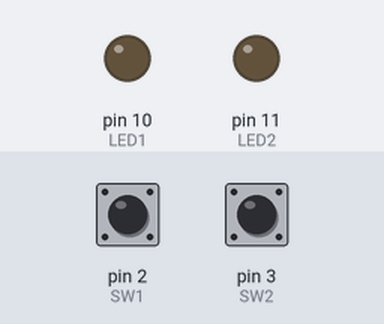
Recording of a sketch running on a simulated Arduino Uno, built with avr-gcc and run on an emulated ATmega328P. Parts: output pins drawn as LEDs (lit = HIGH). Dashed ring = blinking. The inputs (shaded band) are chosen by the test bench; at power-on: pin 2 (SW1) HIGH, pin 3 (SW2) HIGH.

Above: at 1.2 s.
1.3 s: pin 2 (SW1) pulled LOW for 0.15 s
At 1.65 s:
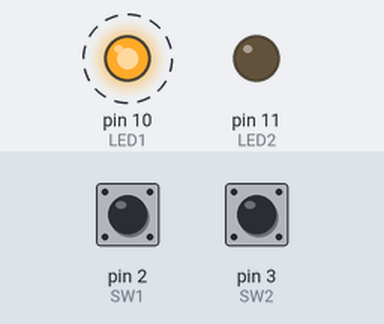
4.4 s: pin 3 (SW2) pulled LOW for 0.15 s
At 5.25 s:
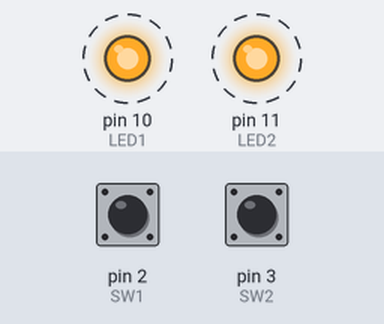
7.5 s: pin 3 (SW2) pulled LOW for 1 s
At 8.05 s:
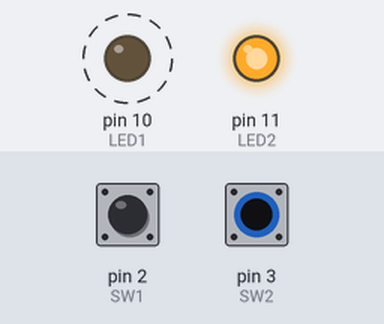
10.5 s: pin 3 (SW2) pulled LOW for 3.2 s
At 14.25 s:
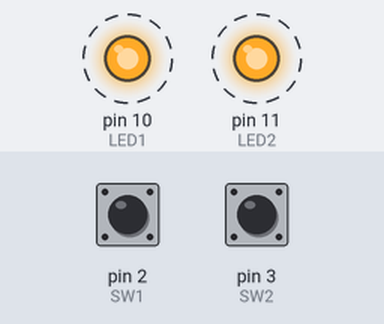
Timing chart, 0 to 16.2 s (numbered marks = the images above; inputs shaded):
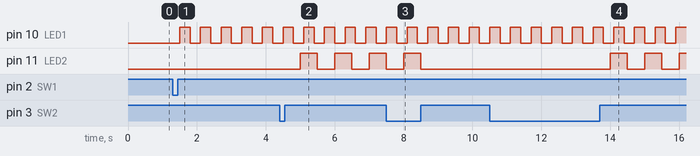

The sketch:

16_LED_SW_blink.ino
```cpp
const int SW1 = 2, SW2 = 3;
const int LED1 = 10, LED2 = 11;
int flag_led1 = 0, flag_led2 = 0;   // 0:OFF, 1:ON

unsigned long t1_prev = 0;
const unsigned long t1_delay = 300;

unsigned long t2_prev = 0;
const unsigned long t2_delay = 500;

// 사용자 함수
void sw1_Pressed(){
  // LED에 상태값 변경
  if(flag_led1 == 0){
    // 점멸
    flag_led1 = 1;
  }
  else{
    // OFF
    flag_led1 = 0;
  }
}

void sw2_Pressed(){
  // LED에 상태값 변경
  if(flag_led2 == 0){
    // 점멸
    flag_led2 = 1;
  }
  else{
    // OFF
    flag_led2 = 0;
  }
}

void setup() {
  // put your setup code here, to run once:
  Serial.begin(115200);
  pinMode(LED1, OUTPUT);
  pinMode(LED2, OUTPUT);
  pinMode(SW1, INPUT);
  pinMode(SW2, INPUT);

  digitalWrite(LED1, LOW);    // LED 상태 초기화
  digitalWrite(LED2, LOW);    // LED 상태 초기화

  // 인터럽트 설정
  attachInterrupt(digitalPinToInterrupt(SW1), sw1_Pressed, RISING);
  attachInterrupt(digitalPinToInterrupt(SW2), sw2_Pressed, RISING);
}

void loop() {
  // put your main code here, to run repeatedly:
  // LED의 상태값에 따른 동작 구현
  unsigned long t1_now = millis();
  if(t1_now-t1_prev >= t1_delay){
    t1_prev = t1_now;

    if(flag_led1 == 1){   // 점멸
      digitalWrite(LED1, !digitalRead(LED1));
    }else{
      digitalWrite(LED1, LOW);
    }
  }

  unsigned long t2_now = millis();
  if(t2_now-t2_prev >= t2_delay){
    t2_prev = t2_now;

    if(flag_led2 == 1){   // 점멸
      digitalWrite(LED2, !digitalRead(LED2));
    }else{
      digitalWrite(LED2, LOW);
    }
  }

}
```

Measured:
- after the input at 1.3 s, pin 10 (LED1): alternates HIGH for 0.30 s and LOW for 0.30 s, starting after 0.20 s
- after the input at 4.4 s, pin 11 (LED2): alternates HIGH for 0.50 s and LOW for 0.50 s, starting after 0.60 s
- after the input at 7.5 s, pin 11 (LED2): goes on until 8.5 s, then stays LOW
- after the input at 10.5 s, pin 11 (LED2): alternates HIGH for 0.50 s and LOW for 0.50 s, starting after 3.5 s
